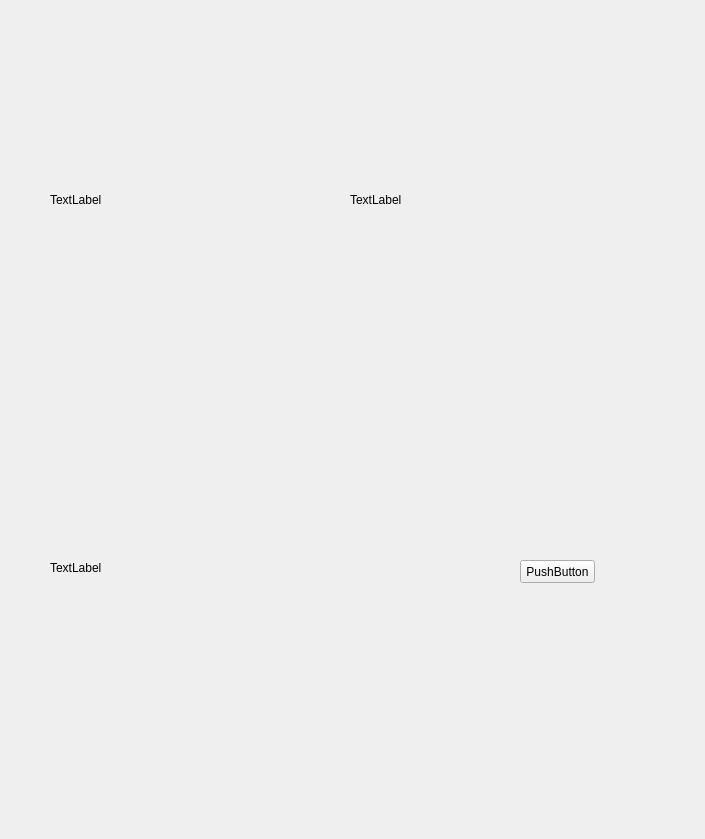
<?xml version="1.0" encoding="UTF-8"?>
<ui version="4.0">
 <class>CrossDlg</class>
 <widget class="QWidget" name="CrossDlg">
  <property name="geometry">
   <rect>
    <x>0</x>
    <y>0</y>
    <width>705</width>
    <height>839</height>
   </rect>
  </property>
  <property name="windowTitle">
   <string>CrossDlg</string>
  </property>
  <widget class="MyLabel" name="label">
   <property name="geometry">
    <rect>
     <x>50</x>
     <y>40</y>
     <width>240</width>
     <height>320</height>
    </rect>
   </property>
   <property name="text">
    <string>TextLabel</string>
   </property>
  </widget>
  <widget class="QLabel" name="label_2">
   <property name="geometry">
    <rect>
     <x>350</x>
     <y>40</y>
     <width>256</width>
     <height>320</height>
    </rect>
   </property>
   <property name="minimumSize">
    <size>
     <width>256</width>
     <height>320</height>
    </size>
   </property>
   <property name="maximumSize">
    <size>
     <width>256</width>
     <height>320</height>
    </size>
   </property>
   <property name="styleSheet">
    <string notr="true">border-color: rgb(255, 85, 0);
border-width: 2px;</string>
   </property>
   <property name="text">
    <string>TextLabel</string>
   </property>
   <property name="margin">
    <number>2</number>
   </property>
  </widget>
  <widget class="QLabel" name="label_3">
   <property name="geometry">
    <rect>
     <x>50</x>
     <y>440</y>
     <width>240</width>
     <height>256</height>
    </rect>
   </property>
   <property name="minimumSize">
    <size>
     <width>240</width>
     <height>256</height>
    </size>
   </property>
   <property name="maximumSize">
    <size>
     <width>240</width>
     <height>256</height>
    </size>
   </property>
   <property name="text">
    <string>TextLabel</string>
   </property>
  </widget>
  <widget class="QPushButton" name="btn_cross">
   <property name="geometry">
    <rect>
     <x>520</x>
     <y>560</y>
     <width>75</width>
     <height>23</height>
    </rect>
   </property>
   <property name="text">
    <string>PushButton</string>
   </property>
  </widget>
 </widget>
 <layoutdefault spacing="6" margin="11"/>
 <customwidgets>
  <customwidget>
   <class>MyLabel</class>
   <extends>QLabel</extends>
   <header>mylabel.h</header>
  </customwidget>
 </customwidgets>
 <resources/>
 <connections/>
</ui>
